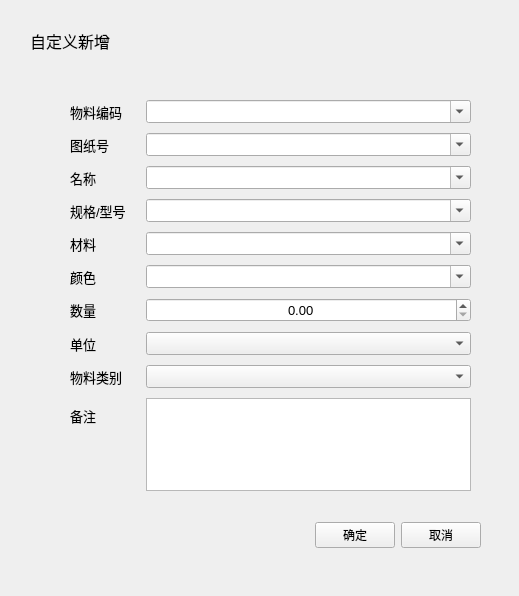
<?xml version="1.0" encoding="UTF-8"?>
<ui version="4.0">
 <class>Form</class>
 <widget class="QWidget" name="Form">
  <property name="geometry">
   <rect>
    <x>0</x>
    <y>0</y>
    <width>519</width>
    <height>596</height>
   </rect>
  </property>
  <property name="windowTitle">
   <string>Form</string>
  </property>
  <widget class="QLabel" name="label">
   <property name="geometry">
    <rect>
     <x>30</x>
     <y>30</y>
     <width>111</width>
     <height>21</height>
    </rect>
   </property>
   <property name="font">
    <font>
     <pointsize>12</pointsize>
    </font>
   </property>
   <property name="text">
    <string>自定义新增</string>
   </property>
  </widget>
  <widget class="QWidget" name="formLayoutWidget">
   <property name="geometry">
    <rect>
     <x>40</x>
     <y>90</y>
     <width>441</width>
     <height>411</height>
    </rect>
   </property>
   <layout class="QFormLayout" name="formLayout">
    <property name="horizontalSpacing">
     <number>20</number>
    </property>
    <property name="verticalSpacing">
     <number>10</number>
    </property>
    <property name="leftMargin">
     <number>30</number>
    </property>
    <property name="topMargin">
     <number>10</number>
    </property>
    <property name="rightMargin">
     <number>10</number>
    </property>
    <property name="bottomMargin">
     <number>10</number>
    </property>
    <item row="0" column="0">
     <widget class="QLabel" name="label_2">
      <property name="font">
       <font>
        <pointsize>10</pointsize>
       </font>
      </property>
      <property name="text">
       <string>物料编码</string>
      </property>
     </widget>
    </item>
    <item row="0" column="1">
     <widget class="QComboBox" name="materialCodeBox">
      <property name="font">
       <font>
        <pointsize>10</pointsize>
       </font>
      </property>
      <property name="editable">
       <bool>true</bool>
      </property>
     </widget>
    </item>
    <item row="1" column="0">
     <widget class="QLabel" name="Label_2">
      <property name="font">
       <font>
        <pointsize>10</pointsize>
       </font>
      </property>
      <property name="text">
       <string>图纸号</string>
      </property>
     </widget>
    </item>
    <item row="1" column="1">
     <widget class="QComboBox" name="drawingCodeBox">
      <property name="font">
       <font>
        <pointsize>10</pointsize>
       </font>
      </property>
      <property name="editable">
       <bool>true</bool>
      </property>
     </widget>
    </item>
    <item row="2" column="0">
     <widget class="QLabel" name="Label">
      <property name="font">
       <font>
        <pointsize>10</pointsize>
       </font>
      </property>
      <property name="text">
       <string>名称</string>
      </property>
     </widget>
    </item>
    <item row="2" column="1">
     <widget class="QComboBox" name="NameBox_2">
      <property name="font">
       <font>
        <pointsize>10</pointsize>
       </font>
      </property>
      <property name="editable">
       <bool>true</bool>
      </property>
     </widget>
    </item>
    <item row="3" column="0">
     <widget class="QLabel" name="Label_3">
      <property name="font">
       <font>
        <pointsize>10</pointsize>
       </font>
      </property>
      <property name="text">
       <string>规格/型号</string>
      </property>
     </widget>
    </item>
    <item row="3" column="1">
     <widget class="QComboBox" name="SizeBox_3">
      <property name="font">
       <font>
        <pointsize>10</pointsize>
       </font>
      </property>
      <property name="editable">
       <bool>true</bool>
      </property>
     </widget>
    </item>
    <item row="4" column="0">
     <widget class="QLabel" name="Label_4">
      <property name="font">
       <font>
        <pointsize>10</pointsize>
       </font>
      </property>
      <property name="text">
       <string>材料</string>
      </property>
     </widget>
    </item>
    <item row="4" column="1">
     <widget class="QComboBox" name="materialBox_4">
      <property name="font">
       <font>
        <pointsize>10</pointsize>
       </font>
      </property>
      <property name="editable">
       <bool>true</bool>
      </property>
     </widget>
    </item>
    <item row="5" column="0">
     <widget class="QLabel" name="Label_5">
      <property name="font">
       <font>
        <pointsize>10</pointsize>
       </font>
      </property>
      <property name="text">
       <string>颜色</string>
      </property>
     </widget>
    </item>
    <item row="5" column="1">
     <widget class="QComboBox" name="ColorBox_5">
      <property name="font">
       <font>
        <pointsize>10</pointsize>
       </font>
      </property>
      <property name="editable">
       <bool>true</bool>
      </property>
     </widget>
    </item>
    <item row="6" column="0">
     <widget class="QLabel" name="Label_6">
      <property name="font">
       <font>
        <pointsize>10</pointsize>
       </font>
      </property>
      <property name="text">
       <string>数量</string>
      </property>
     </widget>
    </item>
    <item row="6" column="1">
     <widget class="QDoubleSpinBox" name="NumberBox">
      <property name="font">
       <font>
        <pointsize>10</pointsize>
       </font>
      </property>
      <property name="alignment">
       <set>Qt::AlignCenter</set>
      </property>
     </widget>
    </item>
    <item row="7" column="0">
     <widget class="QLabel" name="Label_7">
      <property name="font">
       <font>
        <pointsize>10</pointsize>
       </font>
      </property>
      <property name="text">
       <string>单位</string>
      </property>
     </widget>
    </item>
    <item row="7" column="1">
     <widget class="QComboBox" name="unitBox_6">
      <property name="font">
       <font>
        <pointsize>10</pointsize>
       </font>
      </property>
     </widget>
    </item>
    <item row="8" column="0">
     <widget class="QLabel" name="Label_8">
      <property name="font">
       <font>
        <pointsize>10</pointsize>
       </font>
      </property>
      <property name="text">
       <string>物料类别</string>
      </property>
     </widget>
    </item>
    <item row="8" column="1">
     <widget class="QComboBox" name="categoryBox_7">
      <property name="font">
       <font>
        <pointsize>10</pointsize>
       </font>
      </property>
     </widget>
    </item>
    <item row="9" column="0">
     <widget class="QLabel" name="Label_9">
      <property name="font">
       <font>
        <pointsize>10</pointsize>
       </font>
      </property>
      <property name="text">
       <string>备注</string>
      </property>
     </widget>
    </item>
    <item row="9" column="1">
     <widget class="QTextEdit" name="noteEdit">
      <property name="font">
       <font>
        <pointsize>10</pointsize>
       </font>
      </property>
     </widget>
    </item>
   </layout>
  </widget>
  <widget class="QWidget" name="horizontalLayoutWidget">
   <property name="geometry">
    <rect>
     <x>40</x>
     <y>510</y>
     <width>441</width>
     <height>51</height>
    </rect>
   </property>
   <layout class="QHBoxLayout" name="horizontalLayout">
    <item>
     <spacer name="horizontalSpacer">
      <property name="orientation">
       <enum>Qt::Horizontal</enum>
      </property>
      <property name="sizeHint" stdset="0">
       <size>
        <width>40</width>
        <height>20</height>
       </size>
      </property>
     </spacer>
    </item>
    <item>
     <widget class="QPushButton" name="certainButton">
      <property name="text">
       <string>确定</string>
      </property>
     </widget>
    </item>
    <item>
     <widget class="QPushButton" name="cancelButton_2">
      <property name="text">
       <string>取消</string>
      </property>
     </widget>
    </item>
   </layout>
  </widget>
 </widget>
 <resources/>
 <connections/>
</ui>
